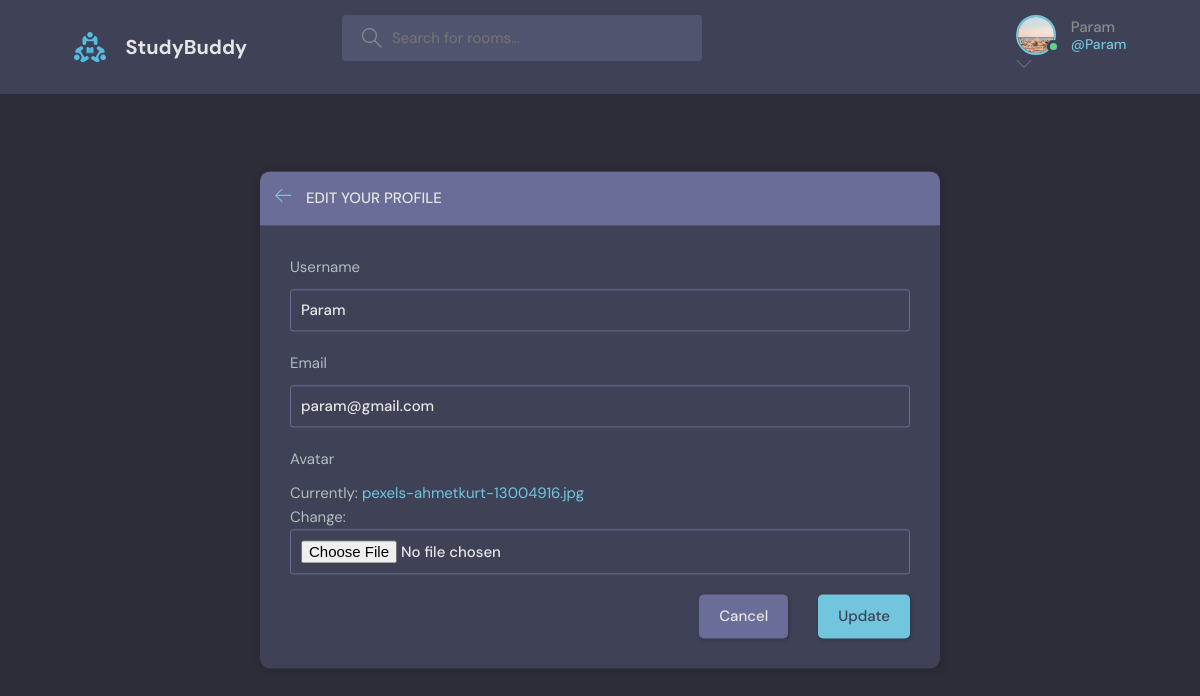
The page /update-user (signed in) on the database its author committed.
### base/models.py (models this page shows)
class User(AbstractUser):
    name=models.CharField(max_length=200,null=True)
    email = models.EmailField(max_length=255, unique=True)
    bio=models.TextField(null=True)
    avatar=models.ImageField(null=True,default="avatat.svg")
    USERNAME_FIELD="email"
    REQUIRED_FIELDS=[]

### base/views.py (the view)
# urls.py: path("update-user", views.updateProfile, name="update-user"),
@login_required(login_url='login')
def  updateProfile(req):
    user=req.user
    form=UserForm(instance=user)
    if req.method=="POST":
        form=UserForm(req.POST,instance=user)
        if form.is_valid():
            form.save()
            return redirect('user-profile',user.id)
    context={'form':form}
    return render(req,'base/edit-user.html',context)

### base/forms.py
class UserForm(ModelForm):
    class Meta:
        model=User
        fields=['username','email','avatar']

### base/templates/base/edit-user.html (shortened to what this page needs)
{% extends 'main.html'%}
{% block content %}
<main class="update-account layout">
    <div class="container">
        <div class="layout__box">
            <div class="layout__boxHeader">
                <div class="layout__boxTitle">
                    <a href="{% url 'user-profile' request.user.id %}">
                        <svg version="1.1" xmlns="http://www.w3.org/2000/svg" width="32" height="32"
                            viewBox="0 0 32 32">
                            <title>arrow-left</title>
                            <path
                                d="M13.723 2.286l-13.723 13.714 13.719 13.714 1.616-1.611-10.96-10.96h27.625v-2.286h-27.625l10.965-10.965-1.616-1.607z">
                            </path>
                        </svg>
                    </a>
                    <h3>Edit your profile</h3>
                </div>
            </div>
            <div class="layout__body">
                <form class="form" action=""  method="POST" >
                  {%for field in form%}
                    <div class="form__group">
                        <label for="profile_pic">{{field.label}}</label>
                        {{field}}
                    </div>
                    {% endfor %}
                    <div class="form__action">
                        <a class="btn btn--dark" href="{{ request.META.HTTP_REFERER }}">Cancel</a>
                        <button class="btn btn--main" type="su bmit">Update</button>
                    </div>
                </form>
            </div>
        </div>
    </div>
</main>
{% endblock content %}

### templates/navbar.html (shortened to what this page needs)
{%load static%}
<header class="header header--loggedIn">
  <div class="container">
    <a href="{% url 'home' %}" class="header__logo">
      <img src="{% static 'images/logo.svg'%}" />
      <h1>StudyBuddy</h1>
    </a>
    <form class="header__search" method="GET" action="{% url 'home' %}">
      <label>
        <input name="q" placeholder="Search for rooms..." />
      </label>
    </form>
    <nav class="header__menu">
      {% if request.user.is_authenticated %}
      <div class="header_0_user">
        <a href="{% url 'update-user' %}">
          <div class="avatar avatar--medium active">
            <img src="{{request.user.avatar.url}}" />
          </div>
          <p>
            {{request.user.username}}<span>@{{request.user.username}}</span>
          </p>
        </a>
        <button class="dropdown-button">
          <svg
            version="1.1"
            xmlns="http://www.w3.org/2000/svg"
            width="32"
            height="32"
            viewBox="0 0 32 32"
          >
            <title>chevron-down</title>
            <path d="M16 21l-13-13h-3l16 16 16-16h-3l-13 13z"></path>
          </svg>
        </button>
      </div>
      {%else%}
      <a href="{% url 'login' %}">
          <img src="{%static 'images/avatar.svg'%}"" />
          <p>Login</p>
        </a>
      {%endif%}
    </nav>
  </div>
</header>

### rows shown on the page
User: user.avatar (picture), user.username "Param", form "Param" "param@gmail.com"

### other values the page prints
{{ field.label }} "Username" "Email" "Avatar"
